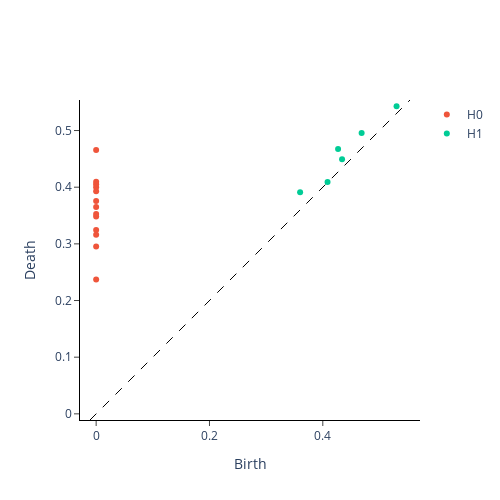

Notebook source saved alongside this figure:
### Code cell
i = 7
print(f'RUL: {Ytrain_split_sequences[i,0]}')
VR.plot(X_vr, sample=i)

### Figure 1 — Plotly figure (JSON) as saved in the notebook; plotly's stock layout.template omitted (floating-point values rounded to 4 significant figures)
{"data": [{"hoverinfo": "none", "line": {"color": "black", "dash": "dash", "width": 1}, "mode": "lines", "showlegend": false, "type": "scatter", "x": [-0.01086, 0.5539], "y": [-0.01086, 0.5539]}, {"hoverinfo": "text", "hovertext": ["(5.551115123125783e-17, 0.23724912106990814)", "(5.551115123125783e-17, 0.2951817810535431)", "(1.1102230246251565e-16, 0.31594377756118774)", "(0.0, 0.32437437772750854)", "(0.0, 0.3481685519218445)", "(1.1102230246251565e-16, 0.3527924120426178)", "(5.551115123125783e-17, 0.36488664150238037)", "(1.1102230246251565e-16, 0.3755149841308594)", "(1.1102230246251565e-16, 0.3930458426475525)", "(1.1102230246251565e-16, 0.39970287680625916)", "(5.551115123125783e-17, 0.4051230549812317)", "(0.0, 0.40972113609313965)", "(0.0, 0.4656565487384796)"], "mode": "markers", "name": "H0", "type": "scatter", "x": [5.551e-17, 5.551e-17, 1.11e-16, 0, 0, 1.11e-16, 5.551e-17, 1.11e-16, 1.11e-16, 1.11e-16, 5.551e-17, 0, 0], "y": [0.2372, 0.2952, 0.3159, 0.3244, 0.3482, 0.3528, 0.3649, 0.3755, 0.393, 0.3997, 0.4051, 0.4097, 0.4657]}, {"hoverinfo": "text", "hovertext": ["(0.5301936864852905, 0.5430339574813843)", "(0.4685310125350952, 0.4954836666584015)", "(0.4339964985847473, 0.4492528438568115)", "(0.42695897817611694, 0.4672602713108063)", "(0.40836408734321594, 0.40904033184051514)", "(0.3599518835544586, 0.3910353183746338)"], "mode": "markers", "name": "H1", "type": "scatter", "x": [0.5302, 0.4685, 0.434, 0.427, 0.4084, 0.36], "y": [0.543, 0.4955, 0.4493, 0.4673, 0.409, 0.391]}], "layout": {"height": 500, "plot_bgcolor": "white", "width": 500, "xaxis": {"autorange": false, "exponentformat": "e", "linecolor": "black", "linewidth": 1, "mirror": false, "range": [-0.01086, 0.5539], "showexponent": "all", "showline": true, "side": "bottom", "ticks": "outside", "title": {"text": "Birth"}, "type": "linear", "zeroline": true}, "yaxis": {"autorange": false, "exponentformat": "e", "linecolor": "black", "linewidth": 1, "mirror": false, "range": [-0.01086, 0.5539], "scaleanchor": "x", "scaleratio": 1, "showexponent": "all", "showline": true, "side": "left", "ticks": "outside", "title": {"text": "Death"}, "type": "linear", "zeroline": true}}}
